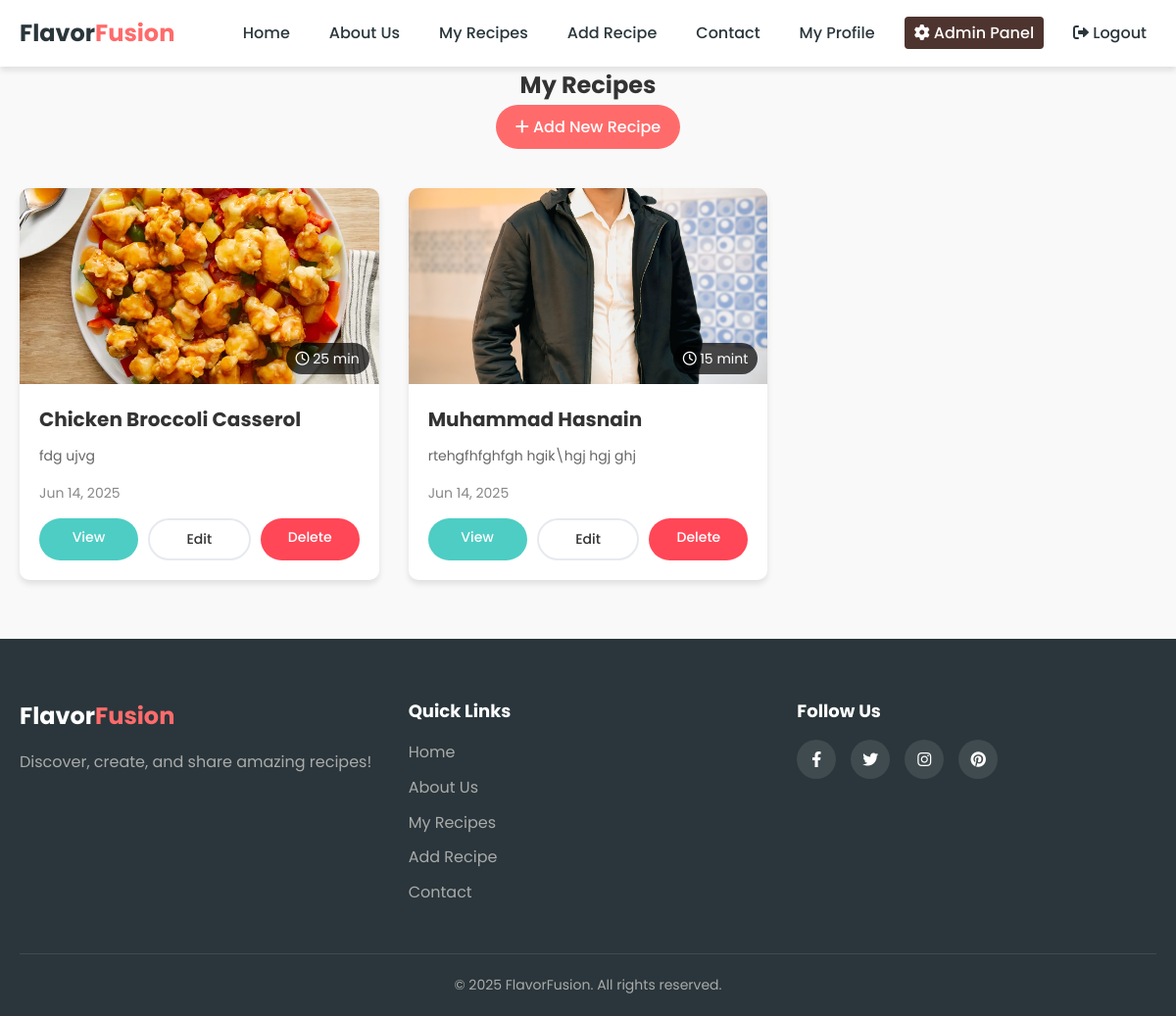
The app's page /recipes/ (signed in) with its own data.
### recipes/models.py (models this page shows, shortened)
class Recipe(models.Model):
    user = models.ForeignKey(User, on_delete=models.CASCADE)
    name = models.CharField(max_length=200)
    image = models.ImageField(upload_to='recipe_images/', null=True, blank=True)
    prep_time = models.CharField(max_length=50)
    description = models.TextField()
    instructions = models.TextField()
    created_at = models.DateTimeField(auto_now_add=True)

### recipes/views.py (the view)
# urls.py: path('recipes/', views.recipe_list, name='recipe_list'),
@login_required
def recipe_list(request):
    recipes = Recipe.objects.filter(user=request.user).order_by('-created_at')
    return render(request, 'recipes/recipe_list.html', {'recipes': recipes})

### templates/recipes/recipe_list.html (shortened to what this page needs)
{% extends 'base.html' %}
{% load static %}
{% block content %}
  <section class="my-recipes">
    <div class="section-header">
      <h1>My Recipes</h1>
      <a href="{% url 'recipe_create' %}" class="btn btn-primary"><i class="fas fa-plus"></i> Add New Recipe</a>
    </div>
    <div class="recipe-grid">
      {% if recipes %}
        {% for recipe in recipes %}
          <div class="recipe-card">
            <div class="recipe-image"
                 data-image-url="{% if recipe.image %}{{ recipe.image.url }}{% else %}{% static 'images/default-recipe.jpg' %}{% endif %}">
              <div class="recipe-time">
                <i class="far fa-clock"></i> {{ recipe.prep_time }}
              </div>
            </div>
            <div class="recipe-content">
              <h3>{{ recipe.name }}</h3>
              <p>{{ recipe.description|truncatechars:100 }}</p>
              <div class="recipe-meta">
                <span>{{ recipe.created_at|date:"M d, Y" }}</span>
              </div>
              <div class="recipe-card-actions">
                <a href="{% url 'recipe_detail' recipe.id %}" class="btn btn-secondary">View</a>
                <a href="{% url 'recipe_update' recipe.id %}" class="btn btn-outline">Edit</a>
                <a href="{% url 'recipe_delete' recipe.id %}" class="btn btn-danger">Delete</a>
              </div>
            </div>
          </div>
        {% endfor %}
      {% else %}
        <div class="no-recipes">
          <p>You haven't created any recipes yet.</p>
          <a href="{% url 'recipe_create' %}" class="btn btn-primary">Create Your First Recipe</a>
        </div>
      {% endif %}
    </div>
  </section>
{% endblock %}

### static/css/style.css (style rules this page uses)
:root { --primary-color: #ff6b6b; --secondary-color: #4ecdc4; --accent-color: #ffd166; --dark-color: #2a363b; --light-color: #f7fff7; --gray-color: #e6eaef; --text-color: #333; --shadow: 0 4px 6px rgba(0, 0, 0, 0.1); --transition: all 0.3s ease; }
* { margin: 0; padding: 0; box-sizing: border-box; }
body { font-family: "Poppins", sans-serif; line-height: 1.6; color: var(--text-color); background-color: #f9f9f9; }
a { text-decoration: none; color: var(--primary-color); transition: var(--transition); }
.btn { display: inline-block; padding: 10px 20px; border-radius: 30px; font-weight: 500; cursor: pointer; transition: var(--transition); border: none; text-align: center; }
.btn-primary { background-color: var(--primary-color); color: white; }
.btn-secondary { background-color: var(--secondary-color); color: white; }
.btn-danger { background-color: #ff4757; color: white; }
.btn-outline { background-color: transparent; border: 2px solid var(--gray-color); color: var(--text-color); }
.section-header { text-align: center; margin-bottom: 40px; }
.recipe-grid { display: grid; grid-template-columns: repeat(auto-fill, minmax(300px, 1fr)); gap: 30px; margin-bottom: 40px; }
.recipe-card { background-color: white; border-radius: 10px; overflow: hidden; box-shadow: var(--shadow); transition: var(--transition); }
.recipe-image { height: 200px; background-size: cover; background-position: center; position: relative; }
.recipe-time { position: absolute; bottom: 10px; right: 10px; background-color: rgba(0, 0, 0, 0.7); color: white; padding: 5px 10px; border-radius: 20px; font-size: 14px; }
.recipe-content { padding: 20px; }
.recipe-content h3 { margin-bottom: 10px; font-size: 20px; }
.recipe-content p { color: #666; margin-bottom: 15px; font-size: 14px; }
.recipe-meta { display: flex; justify-content: space-between; color: #888; font-size: 14px; margin-bottom: 15px; }
.recipe-card-actions { display: flex; gap: 10px; }
.recipe-card-actions .btn { flex: 1; font-size: 14px; padding: 8px 15px; }

### records on screen
Recipe: shows a picture, prep_time "25 min", name "Chicken Broccoli Casserol", description "fdg ujvg", created_at "Jun 14, 2025"
Recipe: shows a picture, prep_time "15 mint", name "Muhammad Hasnain", description "rtehgfhfghfgh hgik\\hgj hgj ghj", created_at "Jun 14, 2025"
